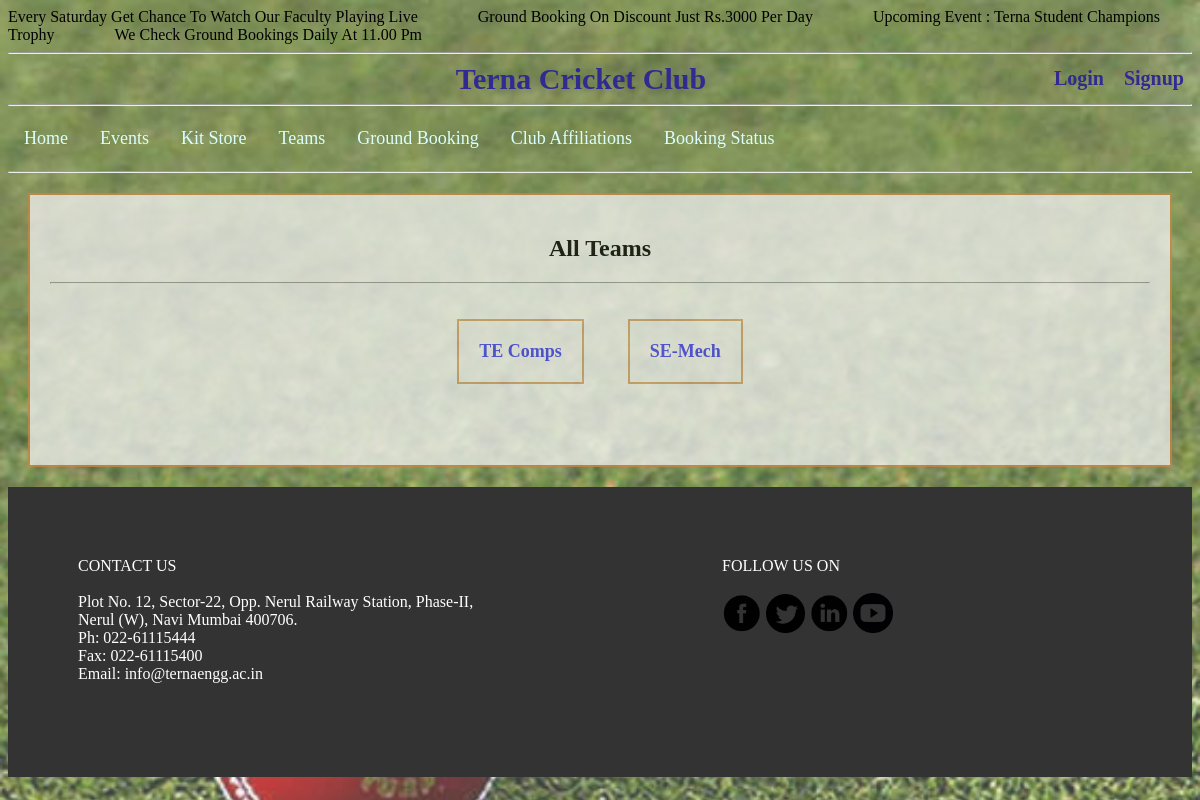
/teams.php, run on the app's committed database.
### tables this page shows
CREATE TABLE `notice` (
  `notice_id` int(11) NOT NULL,
  `notice_descp` varchar(500) NOT NULL
);

CREATE TABLE `teams` (
  `teams_id` int(11) NOT NULL,
  `team_name` varchar(50) NOT NULL,
  `player_1` varchar(20) NOT NULL,
  `player_2` varchar(20) NOT NULL,
  `player_3` varchar(20) NOT NULL,
  `player_4` varchar(20) NOT NULL,
  `player_5` varchar(20) NOT NULL,
  `player_6` varchar(20) NOT NULL,
  `player_7` varchar(20) NOT NULL,
  `player_8` varchar(20) NOT NULL,
  `player_9` varchar(20) NOT NULL,
  `player_10` varchar(20) NOT NULL,
  `player_11` varchar(20) NOT NULL
);

### teams.php (the view, shortened to what this page needs)
<html>
	<head>
<link rel="stylesheet" href="style.css">
<?php
$con = mysqli_connect('localhost','root','');
mysqli_select_db($con,"cricket") or die(mysqli_error($con)) ;
$notice = "SELECT * FROM notice";
$notice_res = mysqli_query($con,$notice);
echo '<marquee>';
while($row=mysqli_fetch_assoc($notice_res)){
echo $row['notice_descp'];
}
echo  '</marquee>';
?>
		<hr>
		</head>
<body>
<?php
if(isset( $_SESSION['session_id']) AND isset( $_SESSION['user_id']))
	{
	echo'<div class="title"><center> Terna Cricket Club
	<span class="innertitle">';
	if(isset( $_SESSION['admin']) )
	{
		echo "<a href='adminpanel.php' style='text-decoration:none;'>Admin Panel</a>";
		echo '&nbsp &nbsp';
	}
	echo '<a href="logout.php" style="text-decoration:none">Logout</a>
	</span></div>
	</center><hr>';
}
else{
	echo"<div class='title'><center> Terna Cricket Club
	<span class='innertitle'>
	<a href='login.php' style='text-decoration:none'>Login</a>&nbsp &nbsp
	<a href='signup.php' style='text-decoration:none'>Signup</a>
	</span></div>
	</center><hr>";
}
echo'<div class="navbar" >
	<a href="index.php">Home</a>';
echo'
	<a href="event.php">Events</a>
	<a href="product.php">Kit Store</a>
	<a href="teams.php">Teams</a>
	<a href="user_booking.php">Ground Booking</a>
	<a href="club.php">Club Affiliations</a>
	<a href="booking.php">Booking Status</a>';
echo'</div>';
echo '<hr>';
	$con = mysqli_connect('localhost','root','');
	mysqli_select_db($con,'cricket') or die(mysqli_error($con)) ;
	$query = "SELECT * FROM teams";
	$result = mysqli_query($con,$query);
echo '<div class="box">';
	echo '<h2><center> All Teams</center><h2><hr>';
echo "<center><table>";
while($row = mysqli_fetch_assoc($result)){
echo "<td>";
echo "<div class='box' style='color:black'>";
echo '<b><font size=4><a href="team_detail.php?team_name='.$row['team_name'].'" style="text-decoration:none">';
echo $row['team_name'];
echo  '</a></font>';
echo "</div>";
echo "<br>";
echo "</td>";
}
echo "</table></center>";
echo "</div>";
?>
<footer>
<div class="footer">
<div class="f1" style="float:left">
CONTACT US <br><br>
Plot No. 12, Sector-22, Opp. Nerul Railway Station, Phase-II, Nerul (W), Navi Mumbai 400706.<br>
Ph: 022-61115444 <br>
Fax: 022-61115400 <br>
Email: info@ternaengg.ac.in <br>
</div>
<div class="f1" style="float:right ;" >
FOLLOW US ON <br><br>
<a target="_blank" href="https://www.facebook.com/ternanerul"><img src="pics/logo/logo1.png" width="40"></a>
<a target="_blank" href="https://twitter.com/terna_college"><img src="pics/logo/logo2.png" width="39"></a>
<a target="_blank" href="https://www.linkedin.com/school/terna-engineering-college/about/"><img src="pics/logo/logo3.png" width="40"></a>
<a target="_blank" href="https://www.youtube.com/user/TEC2016" ><img src="pics/logo/logo4.png" width="40"></a>
</div>
</div>
</footer>

### style.css (style rules this page uses)
.innertitle { font-size:20px; margin-top:5px; float:right; padding-right:8px; }
.innertitle a { color: #312a90; }
.title { font-weight:bold; text-align:center; padding-left:100; font-size:30; color:#312a90; }
.box { margin:20px; padding:20px; border:2px; border-style: solid; border-color: peru; background-color: #f2f2f2; opacity: 0.75; }
.navbar { overflow: hidden; position: relative; top: 0; width: 100%; }
.navbar a { float: left; display: block; color: white; padding: 14px 16px; font-size:18px; text-decoration: none; color:#dafffe; }
.footer { clear:both; padding:20px; height:250; background-color: #333333; }
.f1 { width:400; color:white; margin:50; text-align:left; }

### data on the page
notice: notice_descp "Every Saturday Get Chance To Watch Our Faculty Playing Live"
notice: notice_descp "Ground Booking On Discount Just Rs.3000 Per Day"
notice: notice_descp "Upcoming Event : Terna Student Champions Trophy"
notice: notice_descp "We Check Ground Bookings Daily At 11.00 Pm"
teams: team_name "TE Comps"
teams: team_name "SE-Mech"
